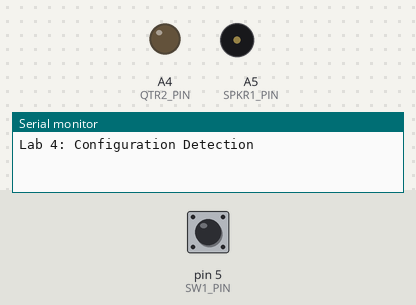
Simulated run of this sketch. Board: Arduino Uno, built with avr-gcc and run on an emulated ATmega328P. Parts: output pins drawn as LEDs (lit = HIGH), buzzer (waves = sounding), the last lines printed to the serial monitor. The test bench sets the inputs (shaded band); at power-on: pin 5 (SW1_PIN) HIGH.

Above: at 1.2 s.
1.3 s: pin 5 (SW1_PIN) pulled LOW for 0.15 s
At 1.38 s:
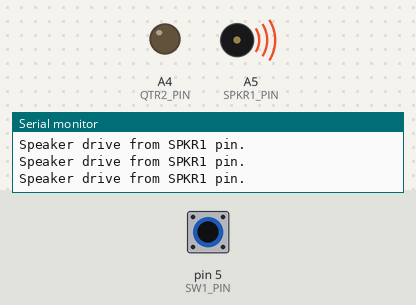
2.9 s: pin 5 (SW1_PIN) pulled LOW for 3.2 s
At 6.5 s:
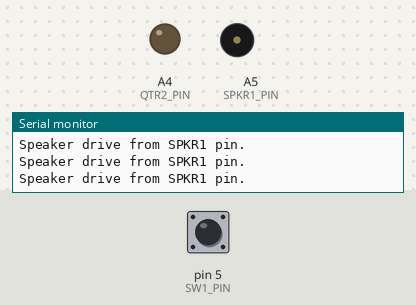
7.6 s: pin 5 (SW1_PIN) driven LOW
At 8.9 s:
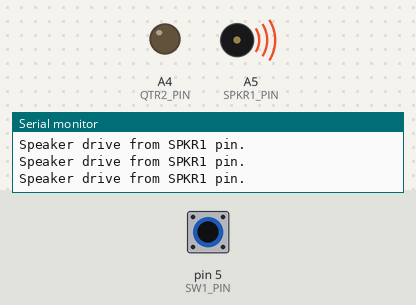
10.6 s: pin 5 (SW1_PIN) driven HIGH
At 11.4 s:
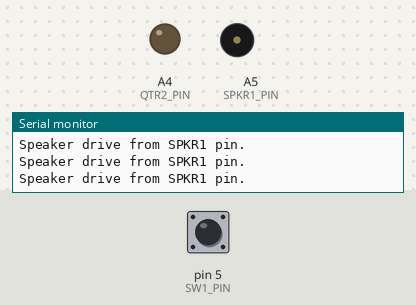
Timing chart, 0 to 13.1 s (numbered marks = the images above; inputs shaded):
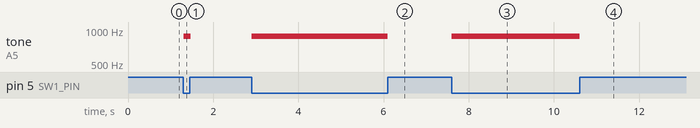

The sketch:

lab_4.ino.ino
```cpp
// CPET-202 RIT Lab 4 starting code

#define CLK_FF_PIN       13
#define D_FF_PIN         12
#define SPKR1_PIN        A5
#define SPKR2_PIN        9
#define SW1_PIN          5
#define SW2_PIN          6

#define QTR1_PIN         A3
#define QTR2_PIN         A4

boolean isSw1Pressed, prevIsSw1Pressed = false, isSw1Up2Dn, isSw1Dn2Up, isSw1Change;
boolean isSw2Pressed, prevIsSw2Pressed = false, isSw2Up2Dn, isSw2Dn2Up, isSw2Change;
int beepPin; // a variable since it is not known yet which pin has the speaker attached
int numTimesPressed=0;
long startMicroseconds=0, elapsedMicroseconds=0;


//***********************************************************************************
void setup()
{
  configureBoardPins();

  Serial.begin(9600);
  Serial.println(F("Lab 4: Configuration Detection"));
}

//***********************************************************************************
void loop()
{
  updateSwitchStates(); // function call to update state of switches (pressed/not pressed)
  countSwitchPresses(); // increment or decrement counter of switch presses
//  countSwitchPressesUsingStateMachine(); // avoids any risk of switch bounce
  lightUpBarGraph(numTimesPressed); // light all LEDs from bottom up to numTimesPressed level


  //beepPin = SPKR1_PIN;
  beepPin = getActiveBeepPin();  // will affect beeper sound when in main loop

  if (isSw1Pressed || isSw2Pressed) {
    tone(beepPin,880+numTimesPressed*20);  //change tone
    displayBeepPin(beepPin);
  }
  else{
    noTone(beepPin);
  }

  // to stop the speaker tone, call the function noTone e.g. ---> noTone(beepPin);

  delay(10);   //remove delay to see switch bounce glitch

} // Arduino loop()

//***********************************************************************************
void displayBeepPin(int beepPin)
{ // for spam reduction use static variable

  // declare variable here
  static int lastbeep;
  lastbeep = beepPin;
  // add anti-spam code here

  // Report speaker drive configuration (SPKR1, SPKR2, DISABLED) to console.
  switch (beepPin) {
    case (SPKR1_PIN): Serial.println(F("Speaker drive from SPKR1 pin.")); break;
    // add case for SPKR2_PIN
    default:     Serial.println(F("Speaker drive DISABLED at jumper block."));
  }
}

//***********************************************************************************
int getActiveBeepPin(void)
{
  // Determine switchblock signal routing. Speaker/resistor will pull down
  // soft pullup of digital I/O.
  //
  // add:
  //    Configure SPKR1 and SPKR2 drive pins as pulled up inputs.
  //    Read pin levels.
  //    If a pin is high, it is not connected: leave as input.
  //    If a pin is low it is connected. tone() will automatically configure it for output.
  //    Return value of beepPin as SPKR1, SPKR2 or -1, depending on discovery

  int beepPin = SPKR1_PIN;

  return beepPin;
}

//*******************************************************************************************
void configureBoardPins(void)
{
  // Use pin names per schematic.
  // Schematic inputs are uC outputs.
  // Initialize outputs to benign levels (usually LOW)
  // Schematic outputs are uC inputs.
  // Assign pullups (INPUT_PULLUP) to indeterminate or unattached inputs.

  pinMode(SW1_PIN, INPUT_PULLUP);  // SPST active low pushbutton

  pinMode(SW2_PIN, INPUT_PULLUP);

  pinMode(SPKR1_PIN, INPUT_PULLUP); // I/O pin speaker drive connection sense


  pinMode(SPKR2_PIN, INPUT_PULLUP);

  pinMode(QTR2_PIN, OUTPUT);  // add for timing measurement using oscilloscope
}

//*******************************************************************************************
void updateSwitchStates (void)
{ // Signal conditioning: Log switch states and transitions
  prevIsSw1Pressed = isSw1Pressed;
  isSw1Pressed = !digitalRead(SW1_PIN); // convert switch active low to active high
  isSw1Up2Dn = (isSw1Pressed && !prevIsSw1Pressed); // switch just pressed
  isSw1Dn2Up = (!isSw1Pressed && prevIsSw1Pressed);   // switch just released
  isSw1Change = (isSw1Up2Dn || isSw1Dn2Up);             // switch just changed state

  // add code here to read switch 2

}

//*******************************************************************************************
void countSwitchPresses(void)
{ // if SW1 just pressed down, count up by one,
  // if SW2 just pressed down, count down by one
  // if  numTimesPressed<0, force numTimesPressed to be zero
  // if  numTimesPressed>10, force numTimesPressed to be 10.
  // only if the value of numTimesPressed has changed, print the new value of numTimesPressed

//    Serial.print("Switch 1 has been pressed ");
//    Serial.print(numTimesPressed);
//    Serial.println(" times.");

};

//***********************************************************************************
void pulseClk(void)
{
  // Pulse clock line: LOW, HIGH to get guaranteed rising edge
  // and leave function with LED on i.e. clock high.

}

//***********************************************************************************
void lightUpBarGraph(int barNum)
{ // start by calling clearShiftRegisterToZero()
  // then clock out a 1 (HIGH) then follow it by a for loop that clocks
  // out a HIGH value barNum of times
  // use the pulseClk() function to perform clocking
  // if the barNum>=9 turn on the CLK_FF_PIN LED or if not, turn off the LED
  // if the barNum>=10 turn on the D_FF_PIN LED or if not, turn off the LED

  //clearShiftRegisterToZero();


}

//***********************************************************************************
void clearShiftRegisterToZero(void)
{ // clear out the shift register by clocking out 8 zeroes.
  // leave the D_FF and CLK_FF pins LOW when done.
  // call the pulseClk() function to perform clocking.

}

//***********************************************************************************
void countSwitchPressesUsingStateMachine (void)
{
  // Interpret changes in SW1 and SW2 presses
  // This function is complete as is. No modifications required.

  if ((isSw1Pressed && !prevIsSw1Pressed) &&  prevIsSw2Pressed ) numTimesPressed--; // falling SW1,  hi SW2 -> CW
  if ((!isSw1Pressed && prevIsSw1Pressed) && !isSw2Pressed ) numTimesPressed--; // rising SW1, low SW2 -> CW
  if ((isSw2Pressed && !prevIsSw2Pressed) && !isSw1Pressed ) numTimesPressed--; // falling SW2, low SW1 -> CW
  if ((!isSw2Pressed && prevIsSw2Pressed) &&  isSw1Pressed ) numTimesPressed--; // rising SW2,  hi SW1 -> CW

  if ((isSw1Pressed && !prevIsSw1Pressed) && !isSw2Pressed ) numTimesPressed++; // falling SW1, low SW2 -> CCW
  if ((!isSw1Pressed && prevIsSw1Pressed) &&  isSw2Pressed ) numTimesPressed++; // rising SW1,  hi SW2 -> CCW
  if ((isSw2Pressed && !prevIsSw2Pressed) &&  isSw1Pressed ) numTimesPressed++; // falling SW2,  hi SW1 -> CCW
  if ((!isSw2Pressed && prevIsSw2Pressed) && !isSw1Pressed ) numTimesPressed++; // rising SW2, low SW1 -> CCW}

  // check bounds on number, limit to 0 to 10
  if (numTimesPressed<0) numTimesPressed=0;
  if (numTimesPressed>10) numTimesPressed=10;
 }
```

Measured:
- after the input at 1.3 s, tone on A5 (SPKR1_PIN): silent → 880 Hz at once, → silent 0.17 s later
- after the input at 2.9 s, tone on A5 (SPKR1_PIN): silent → 880 Hz at once, → silent 3.2 s later
- after the input at 7.6 s, tone on A5 (SPKR1_PIN): silent → 880 Hz at once
- after the input at 10.6 s, tone on A5 (SPKR1_PIN): 880 Hz → silent at once
